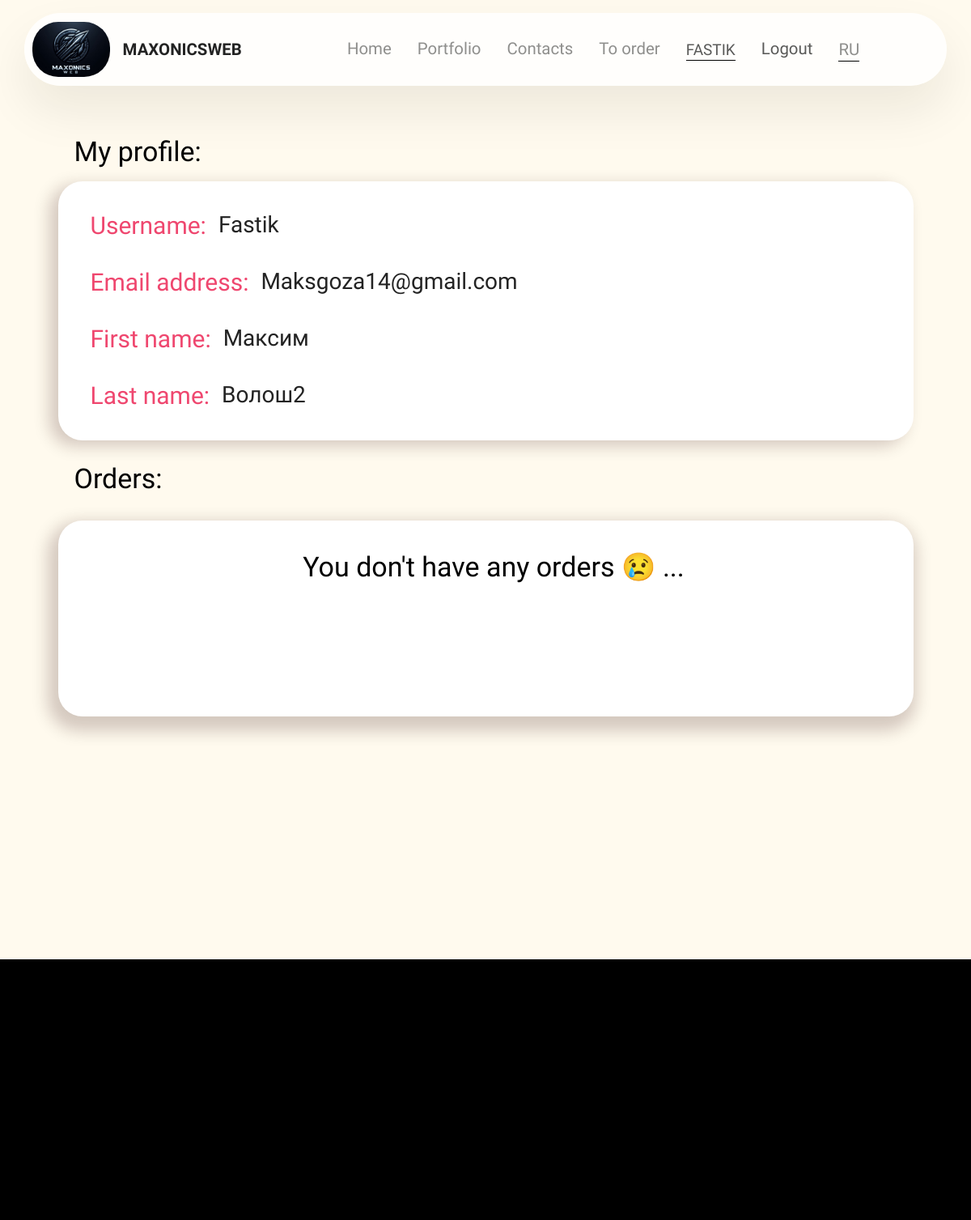
Screenshot of /en/profile/fastik/ (signed in) with the database file from the repository.
### main/models.py (models this page shows)
class CustomUser(AbstractUser):
    pass

### main/views.py (the view)
# urls.py: path('profile/<str:username>/', profile_view, name='profile'),
def profile_view(request, username):
    redirect_response = is_reg(request)
    if redirect_response:
        return redirect_response
    user = get_object_or_404(CustomUser, username=username)
    if request.user.is_staff:
        orders = OrderCreate.objects.all()
    else:
        orders = OrderCreate.objects.filter(user=user)
    if request.user.is_staff and request.user != user:
        orders = OrderCreate.objects.filter(user=user)
        return render(request, 'main/profile.html', {'user': user, 'orders': orders})
    if request.user != user:
        raise Http404("Страница не найдена")
    for order in orders:
        order.description = re.sub(r'\*\*(.*?)\*\*', r'<strong>\1</strong>', order.description)  # Жирный текст
        order.description = re.sub(r'__(.*?)__', r'<u>\1</u>', order.description)  # Подчеркнутый текст
        order.description = re.sub(r'&(.+?)&', r'<i>\1</i>', order.description)  # Курсив
    success_message = request.session.pop('success_message', False)
    return render(request, 'main/profile.html', {'user': user, 'orders': orders, 'success_message': success_message})

### main/views.py (called while the page is built)
def is_reg(request):
    if not request.user.is_authenticated:
        request.session['desired_url'] = request.get_full_path()
        return redirect('login')
    return None

### main/templates/main/profile.html (shortened to what this page needs)
{% extends "main/base.html" %}
{% load static %}
{% load i18n %}
{% block main %}
<section class="profile">
    <div class="profile__container">
        <div class="profile__title">{% trans "My profile:" %}</div>
        <div class="profile__info">
            <div class="profile__username">
                <div class="username__cap">{% trans "Username:" %}</div>
                <div class="username__username">{{ user.username|capfirst }}</div>
            </div>
            <div class="profile__email">
                <div class="email__cap">{% trans "Email address:" %}</div>
                <div class="email__email">{{ user.email|capfirst }}</div>
            </div>
            <div class="profile__name">
                <div class="name__cap">{% trans "First name:" %}</div>
                <div class="name__name">{{ user.first_name|capfirst }}</div>
            </div>
            <div class="profile__lastname">
                <div class="lastname__cap">{% trans "Last name:" %}</div>
                <div class="lastname__lastname">{{ user.last_name|capfirst }}</div>
            </div>
        </div>
        <div class="orders__title">{% trans "Orders:" %}</div>
        <div class="profile__orders">
            {% if orders %}
                {% for order in orders %}
                    <div class="orders__box">
                        <div class="orders__order">
                            <div class="order__name">
                                <div class="name__cap">{% trans "Order:" %}</div>
                                <div class="name__name">{{ order.name }}</div>
                            </div>
                            <div class="order__description">
                                <div class="description__cap">{% trans "Description:" %}</div>
                                <div class="description__description">{{ order.description|safe|linebreaks }}</div>
                            </div>
                            <div class="order__targetgroup">
                                <div class="targetgroup__cap">{% trans "Target audience:" %}</div>
                                <div class="targetgroup__targetgroup">{{ order.targetgroup }}</div>
                            </div>
                            <div class="order__websitetype">
                                <div class="websitetype__cap">{% trans "Website type:" %}</div>
                                <div class="websitetype__websitetype">{{ order.get_websitetype_display }}</div>
                            </div>
                            <div class="order__budget">
                                <div class="budget__cap">{% trans "Budget:" %}</div>
                                <div class="budget__budget">{{ order.budget }} <p> €</p></div>
                            </div>
                            <div class="order__deadline">
                                <div class="deadline__cap">{% trans "Desired deadline:" %}</div>
                                <div class="deadline__deadline">{{ order.get_deadline_display }}</div>
                            </div>
                            <div class="order__deadline">
                                <div class="deadline__cap">{% trans "Contact type:" %}</div>
                                <div class="deadline__deadline">{{ order.get_socialnetworkchose_display }}: {{ order.socialnetwork }}</div>
                            </div>
                            <div class="order__files">
                                <div class="files__cap">{% trans "Files:" %}</div>
                                {% if order.files %}
                                <a href="{% url 'download_file' file_path=order.files.name %}" download>{{ order.files.name }}</a>
                                {% else %}
                                    <div class="files__files">{% trans "Files not provided..." %}</div>
                                {% endif %}
                            </div>
                            <div class="order__status">
                                <div class="status__cap">{% trans "Status:" %}</div>
                                <div class="status__status">{{ order.get_status_display }}</div>
                            </div>
                            {% if user.is_staff %}
                            <div class="order__status">
                                <div class="status__cap">{% trans "User:" %}</div>
                                <div class="status__status">{{ order.user.username|capfirst }}</div>
                            </div>
                            <div class="order__delete-button">
                                <form method="post" action="{% url 'delete_order' order.id %}">
                                    {% csrf_token %}
                                    <button class="delete-button" type="submit">{% trans "Delete order" %}</button>
                                </form>
                            </div>
                            {% endif %}
                        </div>
                    </div>
                {% endfor %}
            {% else %}
            <div class="orders__box">
                <div class="orders__no-order">
                    <div class="no-order__title">{% trans "You don't have any orders 😢 ..." %}</div>
                    <div class="no-order__button">
                        <div class="mbr-section-btn" >
                        </div>
                    </div>
                </div>
            </div>
        {% endif %}
        </div>
    </div>
</section>
{% endblock main %}

### main/templates/main/base.html (shortened to what this page needs)
{% load static %}
{% load i18n %}
<!DOCTYPE html>
<html lang="en">
<head>
    <link href="https://cdn.jsdelivr.net/npm/bootstrap@5.3.3/dist/css/bootstrap.min.css" rel="stylesheet">
    <link rel="stylesheet" href="{% static "assets/dropdown/css/style.css" %}">
    <link rel="stylesheet" href="{% static "assets/socicon/css/styles.css" %}">
    <link rel="stylesheet" href="{% static "assets/animatecss/animate.css" %}">
    <link rel="stylesheet" href="{% static "assets/theme/css/style.css" %}">
    <link rel="stylesheet" href="{% static "assets/mobirise/css/additional.css" type="text/css" %}">
    <link rel="stylesheet" href="{% static "css/style.css" %}">
    <link rel="stylesheet" href="{% static "css/accardion.css" %}">
</head>
<body>
    <div class="wrapper">
      <section class="menu menu2 cid-u1TQRbz2uR" once="menu" id="menu-5-u1TQRbz2uR">
        <nav class="navbar navbar-dropdown navbar-fixed-top navbar-expand-lg">
            <div class="container">
                <div class="navbar-brand">
                    <span class="navbar-logo">
                        <a href="{% url "home" %}">
                            <img src="{% static "img/futtage/logo.jpg" %}" style="height: 4.3rem;">
                        </a>
                    </span>
                    <span class="navbar-caption-wrap">
                        <a class="navbar-caption text-black display-4" href="{% url "home" %}">{% trans "MAXONICSWEB" %}</a>
                    </span>
                </div>
                <div class="collapse navbar-collapse" id="navbarSupportedContent">
                    <ul class="navbar-nav nav-dropdown" data-app-modern-menu="true">
                        <li class="nav-item">
                            <a class="nav-link nav-link-podch link ns display-4" href="{% url "home" %}">{% trans "Home" %}</a>
                        </li>
                        <li class="nav-item">
                            <a class="nav-link nav-link-podch link ns display-4" href="{% url "portfolio" %}"
                                aria-expanded="false">{% trans "Portfolio" %}</a>
                        </li>
                        <li class="nav-item">
                            <a class="nav-link nav-link-podch link ns display-4" href="{% url "home" %}#contacts">{% trans "Contacts" %}</a>
                        </li>
                        <li class="nav-item">
                            <a class="nav-link nav-link-podch link ns display-4" href="{% url "how_to_order" %}">{% trans "To order" %}</a>
                        </li>
                        {% if user.is_authenticated %}
                        <li class="nav-item nav-item-mod">
                            <a class="nav-link link display-4 profile-name" href="{% url 'profile' username=request.user %}"><h6 class="podch">{{ request.user|upper }}</h6></a>
                        </li>
                        <li class="nav-item">
                            <a class="nav-link link display-4" href="{% url "logout" %}">{% trans "Logout" %}</a>
                        </li>
                        {% else %}
                        <li class="nav-item">
                            <a class="nav-link link display-4" href="{% url "register" %}"><h6 class="podch">{% trans "Register" %}</h6></a>
                        </li>
                        {% endif %}
                        <li class="nav-item nav-item-inside">
                          {% if request.LANGUAGE_CODE != 'ru' %}
                            <button class="nav-link link ns display-4" onclick="changeLanguage('ru')"><h6 class="podch">RU</h6></button>
                          {% endif %}
                        </li>
                    </ul>
                </div>
            </div>
        </nav>
    </section>
      <section class="main">
        {% block main %}
        {% endblock main %}
      </section>
      <section class="footer3 cid-u1TQRbEQmm" once="footers" id="footer-3-u1TQRbEQmm">
        <div class="container">
            <div class="row">
                <div class="row-links">
                    <ul class="header-menu">
                    </ul>
                </div>
                <div class="col-12 mt-5">
                </div>
            </div>
        </div>
    </section>
    </div>
</body>
</html>

### static/assets/dropdown/css/style.css (style rules this page uses)
.navbar-dropdown { left: 0; padding: 0; position: absolute; right: 0; top: 0; transition: all 0.45s ease; z-index: 1030; background: #282828; }
.navbar-dropdown .navbar-logo { margin-right: 0.8rem; transition: margin 0.3s ease-in-out; vertical-align: middle; }
.navbar-dropdown .navbar-logo img { height: 3.125rem; transition: all 0.3s ease-in-out; }
.navbar-dropdown .navbar-caption { font-weight: 700; white-space: normal; vertical-align: -4px; line-height: 3.125rem !important; }
.navbar-dropdown .navbar-caption, .navbar-dropdown .navbar-caption:hover { color: inherit; text-decoration: none; }
.navbar-dropdown.navbar-fixed-top { position: fixed; }
.navbar-dropdown .navbar-brand span { vertical-align: -4px; }
.nav-dropdown { font-size: 0.75rem; font-weight: 500; height: auto !important; }
.nav-dropdown .link { margin: .667em 1.667em; font-weight: 500; padding: 0; transition: color .2s ease-in-out; }
.nav-dropdown .link::after, .nav-dropdown .dropdown-item::after { color: inherit; }

### static/assets/theme/css/style.css (style rules this page uses)
section { background-color: #ffffff; }
body { font-style: normal; line-height: 1.5; font-weight: 400; color: #232323; position: relative; }
button { background-color: transparent; border-color: transparent; }
section, .container, .container-fluid { position: relative; word-wrap: break-word; }
a { font-style: normal; font-weight: 400; cursor: pointer; }
a, a:hover { text-decoration: none; }
h1, h2, h3, h4, h5, h6, .display-1, .display-2, .display-4, .display-5, .display-7, span, p, a { line-height: 1; word-break: break-word; word-wrap: break-word; font-weight: 400; }
section { background-position: 50% 50%; background-repeat: no-repeat; background-size: cover; }
img, iframe { display: block; width: 100%; }
.mbr-section-btn { margin-left: -0.6rem; margin-right: -0.6rem; font-size: 0; }
.menu .navbar-brand { display: -webkit-flex; }
.menu .navbar-brand span { display: flex; display: -webkit-flex; }
.menu .navbar-brand .navbar-caption-wrap { display: -webkit-flex; }
.menu .navbar-brand .navbar-logo img { display: -webkit-flex; width: auto; }
@media (min-width: 992px) { .menu .navbar-nav.nav-dropdown { display: -webkit-flex; } }
.navbar { display: -webkit-flex; -webkit-flex-wrap: wrap; -webkit-align-items: center; -webkit-justify-content: space-between; }
.navbar-collapse { -webkit-flex-basis: 100%; -webkit-flex-grow: 1; -webkit-align-items: center; }
.nav-dropdown .link { padding: 0.667em 1.667em !important; margin: 0 !important; }
.row { display: -webkit-flex; -webkit-flex-wrap: wrap; }
html, body { height: auto; min-height: 100vh; }
.row > * { padding-right: 1rem; padding-left: 1rem; }
ul, ol, pre, blockquote { margin-bottom: 2.3125rem; }
.container, .container-fluid { padding-left: 16px; padding-right: 16px; }
.row { margin-left: -16px; margin-right: -16px; }
.row > [class*=col] { padding-left: 16px; padding-right: 16px; }

### static/assets/mobirise/css/additional.css (style rules this page uses)
img, .card-wrap, .card-wrapper, .video-wrapper, .mbr-figure iframe, .google-map iframe, .slide-content, .plan, .card, .item-wrapper { border-radius: 2rem !important; }
body { font-family: var(--display1-font, 'Inter Tight'); background: color-mix(in srgb, var(--dominant-color, #0f1305) 10%, transparent); }
.display-4 { font-family: var(--display4-font); font-size: calc(var(--display4-size, 1.4) * 1rem); line-height: 1.5; }
@media (min-width: 992px) and (max-width: 1400px) { .display-4 { --display4-size_min: calc(var(--display4-size, 1.4) - (var(--display4-size, 1.4) - 1) * 0.65); font-size: calc(var(--display4-size, 1.4) * 0.8rem); font-size: calc(var(--display4-size_min) * 1rem + (var(--display4-size, 1.4) - var(--display4-size_min)) * ((100vw - 62rem) / (87 - 62))); line-height: calc(1.4 * (var(--display4-size_min) * 1rem + (var(--display4-size, 1.4) - var(--display4-size_min)) * ((100vw - 62rem) / (87 - 62)))); } }
.text-black { color: #232323 !important; }
a, a:hover { color: var(--primary-color, #9fe870); }
body { overflow-x: hidden; }
a { transition: color 0.6s; }

### rows the page displays
CustomUser: user "FASTIK", username "Fastik", email "Maksgoza14@gmail.com", first_name "Максим", last_name "Волош2"
